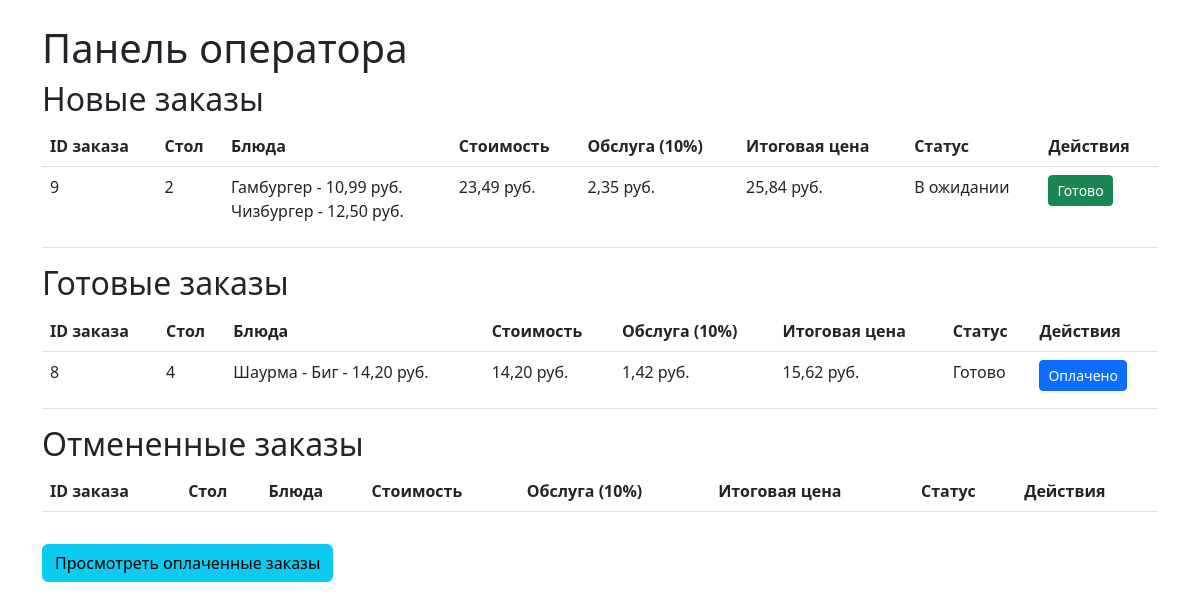
Page /orders/operator/ on the committed database.
### orders/models.py (models this page shows, shortened)
class Order(models.Model):
    STATUS_CHOICES = [
        ('waiting', 'В ожидании'),
        ('ready', 'Готово'),
        ('paid', 'Оплачено'),
        ('canceled', 'Отменен'),
    ]
    table = models.ForeignKey(Table, on_delete=models.CASCADE, verbose_name='Стол')
    items = models.JSONField(verbose_name='Заказанные блюда', default=list)
    total_price = models.DecimalField(max_digits=10, decimal_places=2, verbose_name='Общая стоимость', default=0)
    status = models.CharField(max_length=10, choices=STATUS_CHOICES, default='waiting', verbose_name='Статус')
    created_at = models.DateTimeField(auto_now_add=True, verbose_name='Дата создания')
    is_hidden = models.BooleanField(default=False, verbose_name='Скрыт')
    @property
    def service_fee(self):
        return round(self.total_price * Decimal('0.1'), 2)
    @property
    def total_with_service(self):
        return round(self.total_price + self.service_fee, 2)

class Table(models.Model):
    number = models.IntegerField(unique=True, verbose_name='Номер стола')

### orders/views.py (the view)
# urls.py: path('operator/', views.operator_dashboard, name='operator_dashboard'),
def operator_dashboard(request):
    try:
        new_orders = Order.objects.filter(status='waiting', is_hidden=False).prefetch_related('table')
        canceled_orders = Order.objects.filter(status='canceled', is_hidden=False).prefetch_related('table')
        ready_orders = Order.objects.filter(status='ready').prefetch_related('table')
        return render(request, 'orders/operator_dashboard.html', {
            'new_orders': new_orders,
            'canceled_orders': canceled_orders,
            'ready_orders': ready_orders,
        })
    except Exception as e:
        messages.error(request, f"Ошибка: {str(e)}")
        return redirect('operator_dashboard')

### orders/templates/orders/operator_dashboard.html (shortened to what this page needs)
{% extends 'base.html' %}
{% block content %}
<h1>Панель оператора</h1>
<h2>Новые заказы</h2>
<table class="table">
    <thead>
        <tr>
            <th>ID заказа</th>
            <th>Стол</th>
            <th>Блюда</th>
            <th>Стоимость</th>
            <th>Обслуга (10%)</th>
            <th>Итоговая цена</th>
            <th>Статус</th>
            <th>Действия</th>
        </tr>
    </thead>
    <tbody>
        {% for order in new_orders %}
        <tr>
            <td>{{ order.id }}</td>
            <td>{{ order.table.number }}</td>
            <td>
                <ul style="list-style: none; padding: 0;">
                    {% for item in order.items %}
                    <li>{{ item.name }} - {{ item.price|floatformat:2 }} руб.</li>
                    {% endfor %}
                </ul>
            </td>
            <td>{{ order.total_price|floatformat:2 }} руб.</td>
            <td>{{ order.service_fee|floatformat:2 }} руб.</td>
            <td>{{ order.total_with_service|floatformat:2 }} руб.</td>
            <td>{{ order.get_status_display }}</td>
            <td>
                <a href="{% url 'update_order_status' order.id 'ready' %}" class="btn btn-success btn-sm">Готово</a>
            </td>
        </tr>
        {% endfor %}
    </tbody>
</table>
<h2>Готовые заказы</h2>
<table class="table">
    <thead>
        <tr>
            <th>ID заказа</th>
            <th>Стол</th>
            <th>Блюда</th>
            <th>Стоимость</th>
            <th>Обслуга (10%)</th>
            <th>Итоговая цена</th>
            <th>Статус</th>
            <th>Действия</th>
        </tr>
    </thead>
    <tbody>
        {% for order in ready_orders %}
        <tr>
            <td>{{ order.id }}</td>
            <td>{{ order.table.number }}</td>
            <td>
                <ul style="list-style: none; padding: 0;">
                    {% for item in order.items %}
                    <li>{{ item.name }} - {{ item.price|floatformat:2 }} руб.</li>
                    {% endfor %}
                </ul>
            </td>
            <td>{{ order.total_price|floatformat:2 }} руб.</td>
            <td>{{ order.service_fee|floatformat:2 }} руб.</td>
            <td>{{ order.total_with_service|floatformat:2 }} руб.</td>
            <td>{{ order.get_status_display }}</td>
            <td>
                <a href="{% url 'update_order_status' order.id 'paid' %}" class="btn btn-primary btn-sm">Оплачено</a>
            </td>
        </tr>
        {% endfor %}
    </tbody>
</table>
<h2>Отмененные заказы</h2>
<table class="table">
    <thead>
        <tr>
            <th>ID заказа</th>
            <th>Стол</th>
            <th>Блюда</th>
            <th>Стоимость</th>
            <th>Обслуга (10%)</th>
            <th>Итоговая цена</th>
            <th>Статус</th>
            <th>Действия</th>
        </tr>
    </thead>
</table>
<a href="{% url 'paid_orders_report' %}" class="btn btn-info mt-3">Просмотреть оплаченные заказы</a>
{% endblock %}

### rows in the picture
Order: id "9", table.number "2", name "Гамбургер" "Чизбургер", price "10,99" "12,50", total_price "23,49", service_fee "2,35", total_with_service "25,84", status "В ожидании"
Order: id "8", table.number "4", name "Шаурма - Биг", price "14,20", total_price "14,20", service_fee "1,42", total_with_service "15,62", status "Готово"
